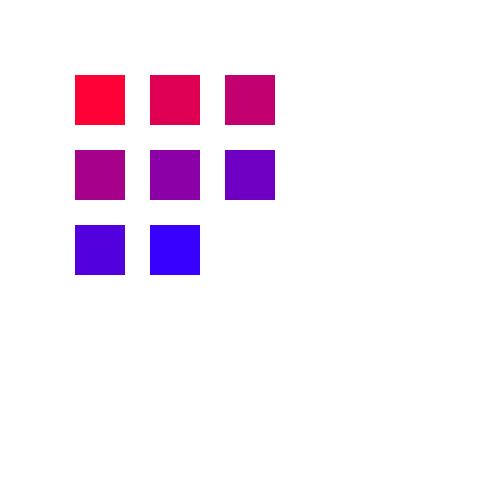
Frame 1 (no input)
Frame 60 (the mouse pressed at the canvas centre just before this capture): identical to frame 1, image omitted
Frame 120 (the mouse held since frame 60 and released just before this capture): identical to frame 1, image omitted

The Processing sketch that drew this single still picture (run headless with seeded random() and noise(); from frame 60 on, the mouse is pressed at the canvas centre):

// Processing sketch: processing_75568
// ── processing_75568.pde

/*Nicole Strang
  ITGM 315 -- Processing
  10/15/2012
  Final Project -- Prototypes
  
  Prototype 2
  This prototype creates 9 blocks. Each block has a different color and position.
  
  If user clicks on a colored block adjacent to the white block (above, below, beside, or diagonal), the two blocks will change places. There are some bugs
  which I plan to fix in the next prototype by adding tighter rules.
  
  
  TO-DO:
  --Change so ONLY blocks beside, above, or below the white block can move.
  --Create a preset list of X and Y locations on a grid to place the blocks. Use this to randomize the coordinates of each block. (Use a function.)
  --Make sure the randomized values don't randomize to the solution to the puzzle.
  --Create a timer. Make the user unable to continue the puzzle after the timer ends.
  */


Puzzle[] pieces = new Puzzle[9];
color[] cVal = {color(255,0,55), color(223,0,83), color(195,0,111), color(167,0,139), color(139,0,167), color(111,0,195), color(83,0,223), color(55,0,255), color(255,255,255)};

int i, u, o, tempX, tempY;
int spacing = 0;

void setup(){
  
  frameRate(12);
  size(500,500);
  background(255);
  rectMode(CENTER);
  
  i = 0;
  for(int o=0; o<sqrt(pieces.length)*75; o+=75){ //row (X)
    for(int u=0; u<sqrt(pieces.length)*75; u+=75){ //column (Y)
      pieces[i] = new Puzzle(i, 100+u, 100+o, 50, 50, cVal[i]);
      pieces[i].create();
      i++;
    }
  }
  
}



void draw(){
  for(int i=0; i<pieces.length; i++){
    if(mousePressed==true && mouseX>=pieces[i].sendX()-24 && mouseX<=pieces[i].sendX()+24 && mouseY>=pieces[i].sendY()-24 && mouseY<=pieces[i].sendY()+24 && cVal[i]!=color(0,0,0)){
      print(pieces[i].sendValue() + " ||| ");
      
      if(pieces[8].sendX()-75>=pieces[i].sendX() || pieces[8].sendY()-75>=pieces[i].sendY() || pieces[8].sendX()+75>=pieces[i].sendX() || pieces[8].sendY()+75>=pieces[i].sendY()  ){
        tempX = pieces[8].sendX();
        tempY = pieces[8].sendY();
        pieces[8].storePos(pieces[i].sendX(), pieces[i].sendY());
        pieces[i].storePos(tempX, tempY);
        pieces[8].create();
        pieces[i].create();
      }
    }
  }
  
}



class Puzzle{
  
  int value, xpos, ypos, w, h;
  color col;
 
 Puzzle(int val, int xval, int yval, int wide, int high, color c){
  value = val;
  xpos = xval;
  ypos = yval;
  col = c;
  w = wide;
  h = high;
 }

  void storePos(int xval, int yval){
    xpos = xval;
    ypos = yval;
  }
  
  int sendValue(){
    return value;
  }
  
  int sendX(){
    return xpos;
  }
  
  int sendY(){
    return ypos;
  }
  
  void create(){
    noStroke();
    fill(col);
    rect(xpos,ypos,w,h);
  }
  
}
